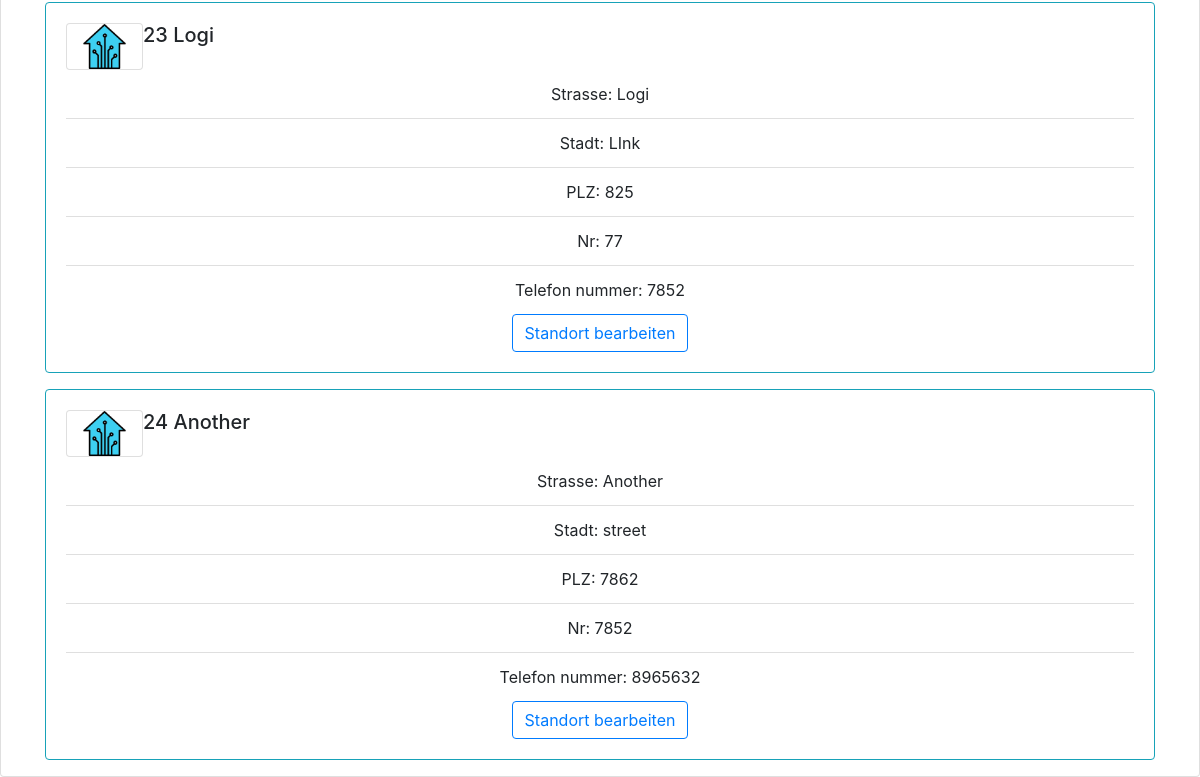
The app's page /administration/list (lower part), older data.
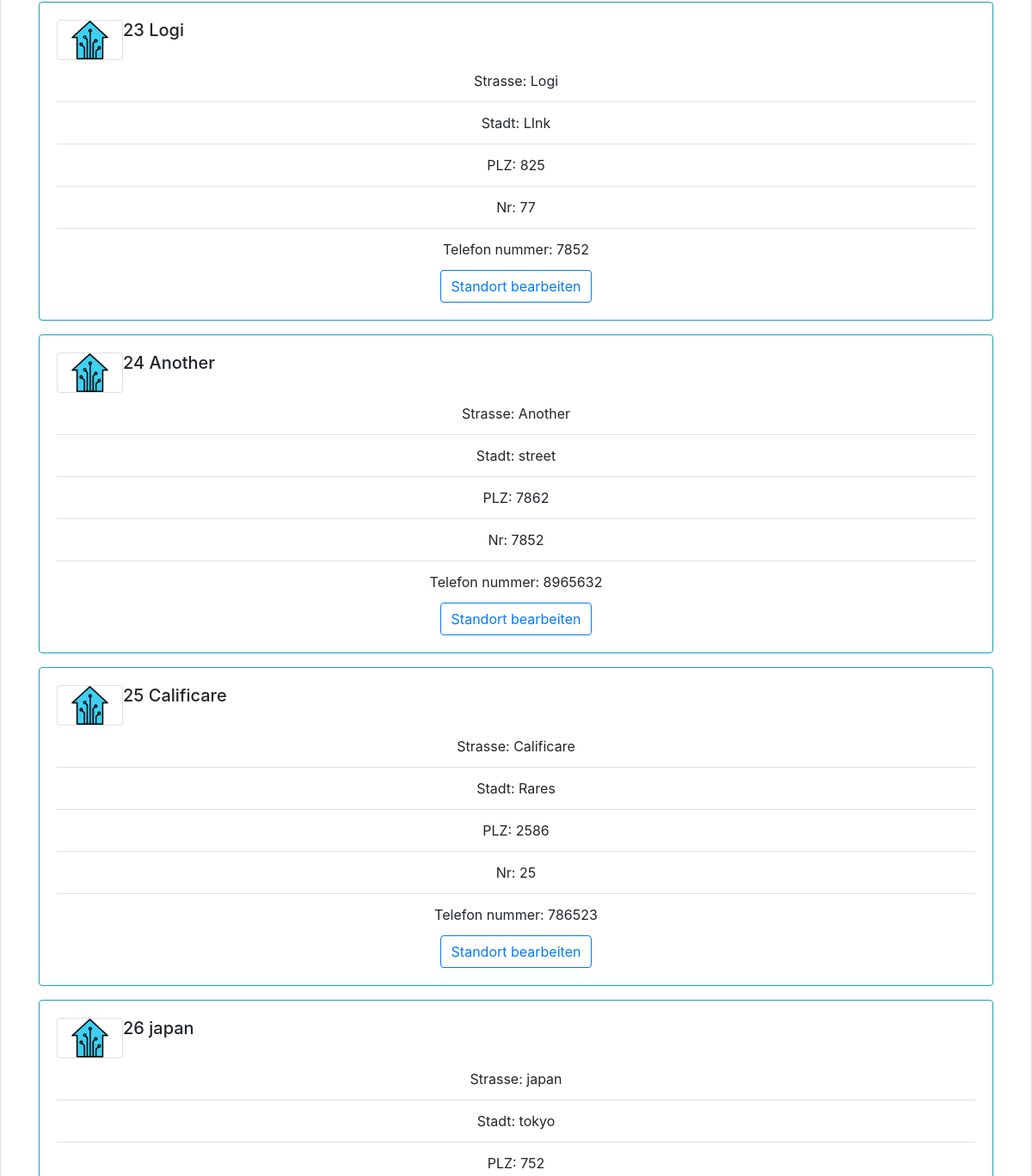
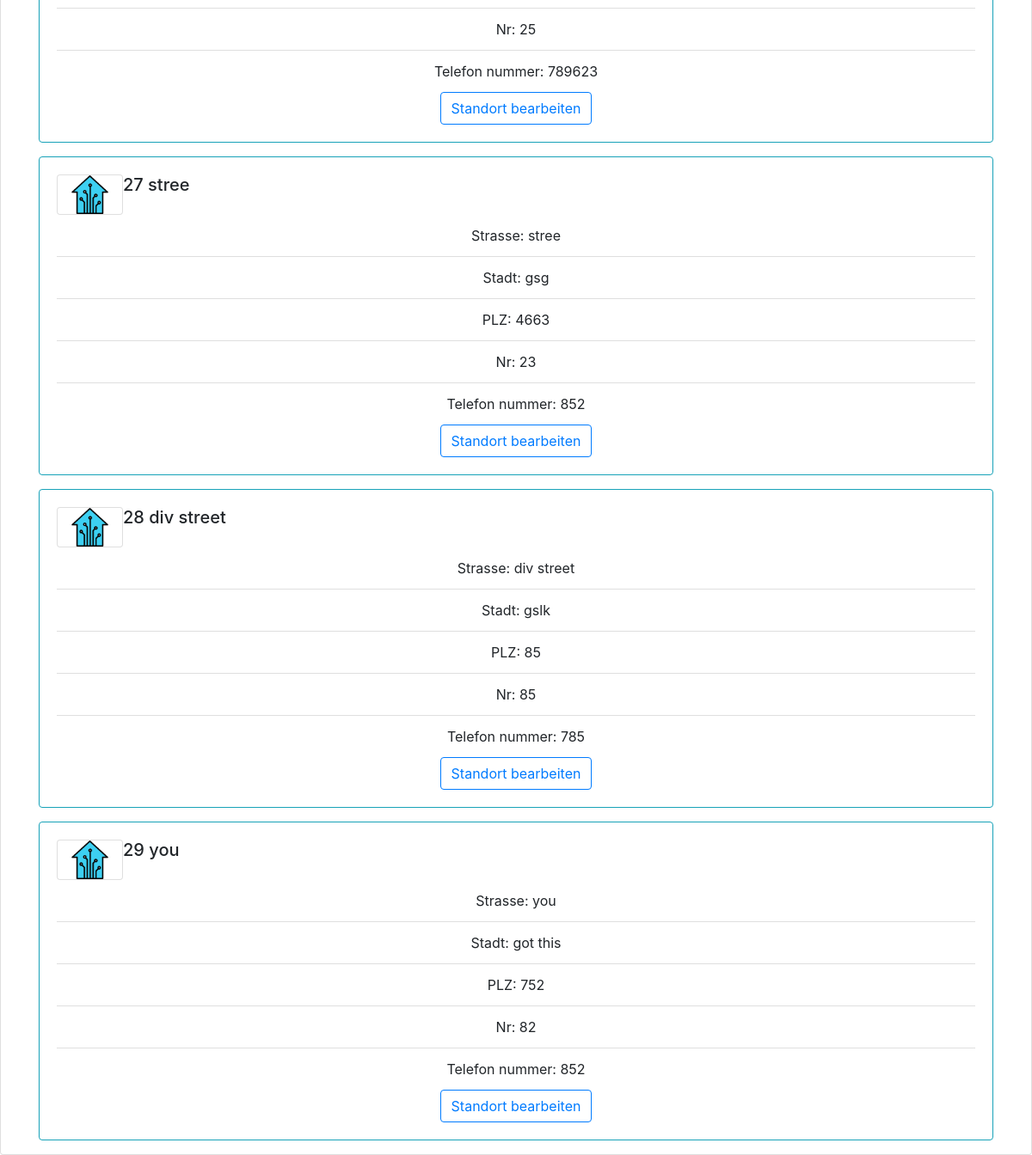
The same page, newer data (2 pictures, top to bottom).
### administration/models.py (models this page shows, shortened)
class AdministrationInformation(models.Model):
    street = models.CharField(max_length=80)
    city = models.CharField(max_length=40)
    plz = models.CharField(max_length=4)
    number = models.IntegerField()
    telefon_number = models.CharField(max_length=10)

### administration/views.py (the view)
# urls.py: path('administration/list', location_view, name ='administration'),
def location_view(request):
    queryset = AdministrationInformation.objects.all()
    context = {
        'object_list':queryset
    }
    return render(request, 'administration/location_list.html', context)

### templates/administration/location_list.html (shortened to what this page needs)
{% extends 'base.html' %}
{% block content %}
<br>
{% for object in object_list %}
<div class="card border-info mb-3 w-100" >
    <div class="card-body">
    <div class="container">
      <div class="row">
        <div class = "card w-2">
        <div class="col">
          <img src="/static/images/smart-home.png" class="card-img-top" width="55" height="45">
        </div>
      </div>
        <div class="col-15">
          <h5 class="card-title">{{object.id}} {{ object.street}}</h5>
        </div>
      </div>
    </div>
        <ul class="list-group list-group-flush">
          <li class="list-group-item">Strasse: {{ object.street }}</li>
          <li class="list-group-item">Stadt: {{ object.city }}</li>
          <li class="list-group-item">PLZ: {{ object.plz }}</li>
          <li class="list-group-item">Nr: {{ object.number }}</li>
          <li class="list-group-item">Telefon nummer: {{ object.telefon_number }}</li>
        </ul>
        <a href="{% url 'locationDetail' object.id %}"
         class="btn btn-outline-primary">Standort bearbeiten</a>
      </div>
    </div>
{% endfor %}
{% endblock %}

### templates/base.html (shortened to what this page needs)
<!DOCTYPE html>
<html lang="en">
<head>
  {% load static %}
  <link rel="stylesheet" href="https://cdn.jsdelivr.net/npm/bootstrap@4.5.3/dist/css/bootstrap.min.css"
>
  <link rel="stylesheet" type="text/css" href="{% static 'css/bootstrap.css' %}">
</head>
<body>
  <div class="card text-center">
    <div class="container-md">
    {% block content %}{% endblock %}
    </div>
</body>
</html>

Row changes from the older to the newer data that the page shows:
added AdministrationInformation: id "25", street "Calificare", city "Rares", plz "2586", number "25", telefon_number "786523"
added AdministrationInformation: id "26", street "japan", city "tokyo", plz "752", number "25", telefon_number "789623"
added AdministrationInformation: id "27", street "stree", city "gsg", plz "4663", number "23", telefon_number "852"
added AdministrationInformation: id "28", street "div street", city "gslk", plz "85", number "85", telefon_number "785"
added AdministrationInformation: id "29", street "you", city "got this", plz "752", number "82", telefon_number "852"
